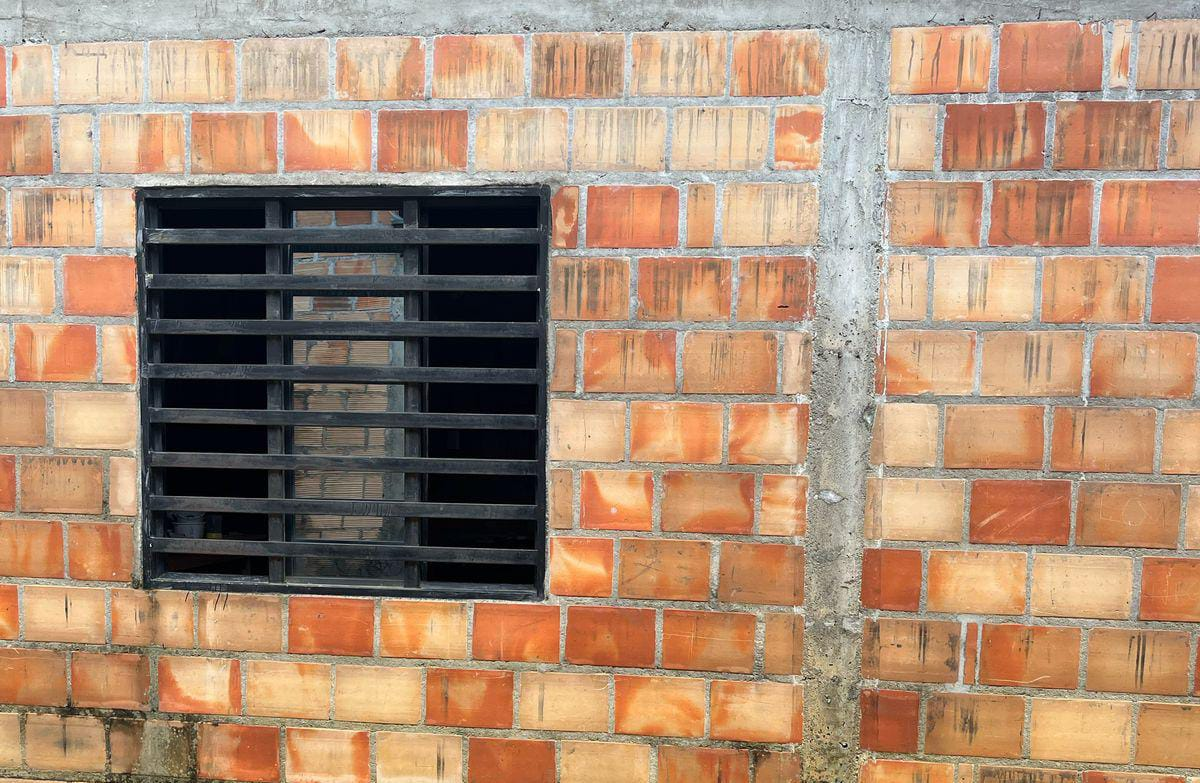
#> input picture dataset/ventana/WhatsApp Image 2025-04-20 at 8.26.49 PM (1).jpeg, 1200 x 783 px; its folder holds 4 pictures in this run
$ python 01_entrenar_modelo.py
#> lines starting #> are read from the running program, lines starting #| are printed output that depends on the picture
import os
import cv2
import numpy as np
from skimage.feature import hog
from sklearn.svm import LinearSVC
from sklearn.model_selection import train_test_split
from sklearn.metrics import classification_report, accuracy_score
import joblib

# === CONFIGURACIÓN ===
ventana_dir = "dataset/ventana"
no_ventana_dir = "dataset/no_ventana"
img_size = (128, 128)  # redimensionar imágenes

def load_images_from_folder(folder, label):
#> called with folder = 'dataset/ventana', label = 1
    features = []
    labels = []
    for filename in os.listdir(folder):
        path = os.path.join(folder, filename)
        img = cv2.imread(path, cv2.IMREAD_GRAYSCALE)
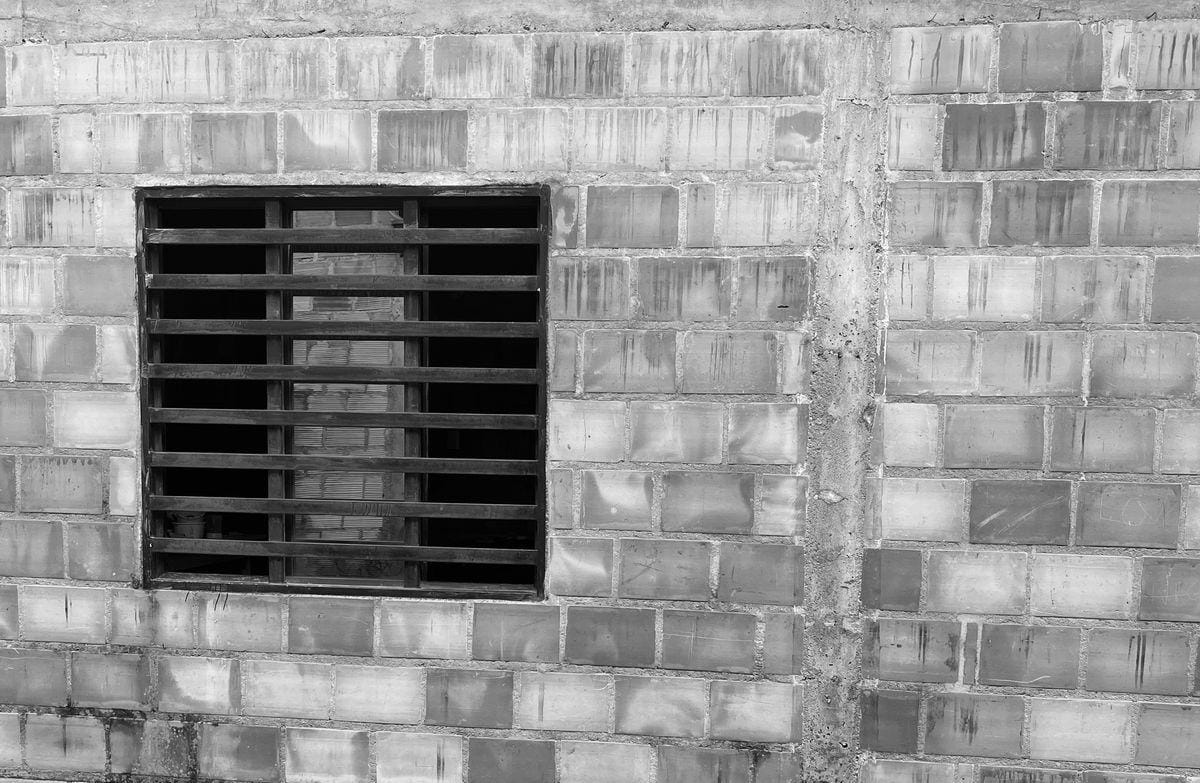
#> img: shape (783, 1200); min 0, max 255, mean 147.8
        if img is not None:
            img = cv2.resize(img, img_size)
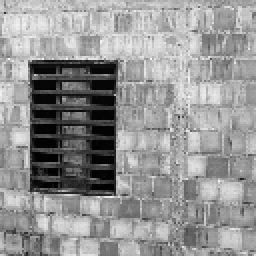
#> img: shape (128, 128) (shown 2 times larger); min 0, max 252, mean 147.8
            hog_feat = hog(img,
                           orientations=9,
                           pixels_per_cell=(8, 8),
                           cells_per_block=(2, 2),
                           block_norm='L2-Hys',
                           transform_sqrt=True)
#> hog_feat = 8100 values, max 0.503 at index 1210, min 0 at index 1643, mean 0.144
            features.append(hog_feat)
            labels.append(label)
#> pass 2 of the loop in load_images_from_folder, `for filename in os.listdir(folder):`:
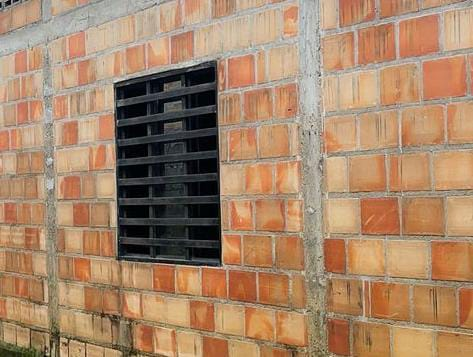
#> input picture dataset/ventana/WhatsApp Image 2025-04-20 at 8.26.49 PM (2).jpeg, 473 x 357 px
#> in load_images_from_folder, `img = cv2.imread(path, cv2.IMREAD_GRAYSCALE)`:
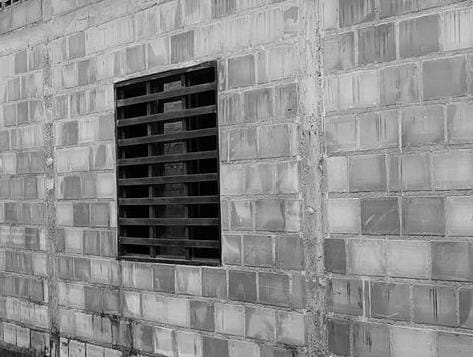
#> img: shape (357, 473); min 0, max 237, mean 140.3
#> in load_images_from_folder, `img = cv2.resize(img, img_size)`:
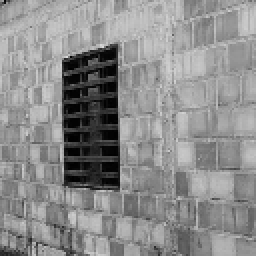
#> img: shape (128, 128) (shown 2 times larger); min 0, max 219, mean 140.3
#> hog_feat = 8100 values, max 0.438 at index 3861, min 0 at index 6, mean 0.145
#> pass 3 of the loop in load_images_from_folder, `for filename in os.listdir(folder):`:
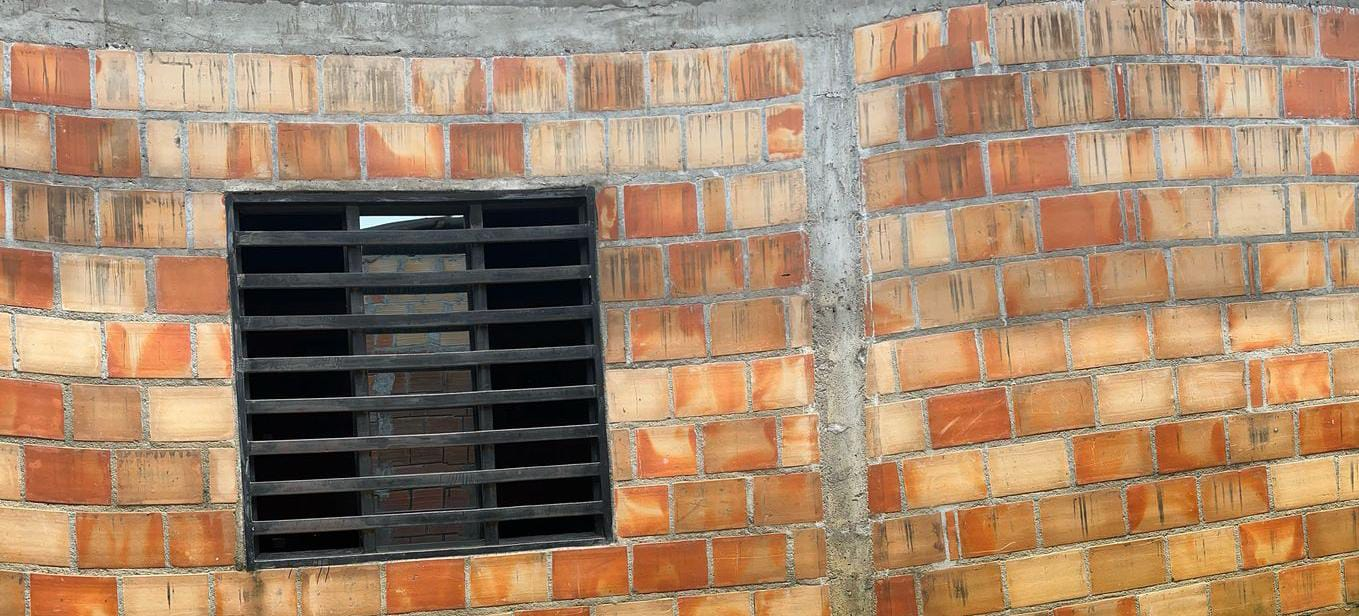
#> input picture dataset/ventana/WhatsApp Image 2025-04-20 at 8.26.49 PM (3).jpeg, 1359 x 616 px
#> in load_images_from_folder, `img = cv2.imread(path, cv2.IMREAD_GRAYSCALE)`:
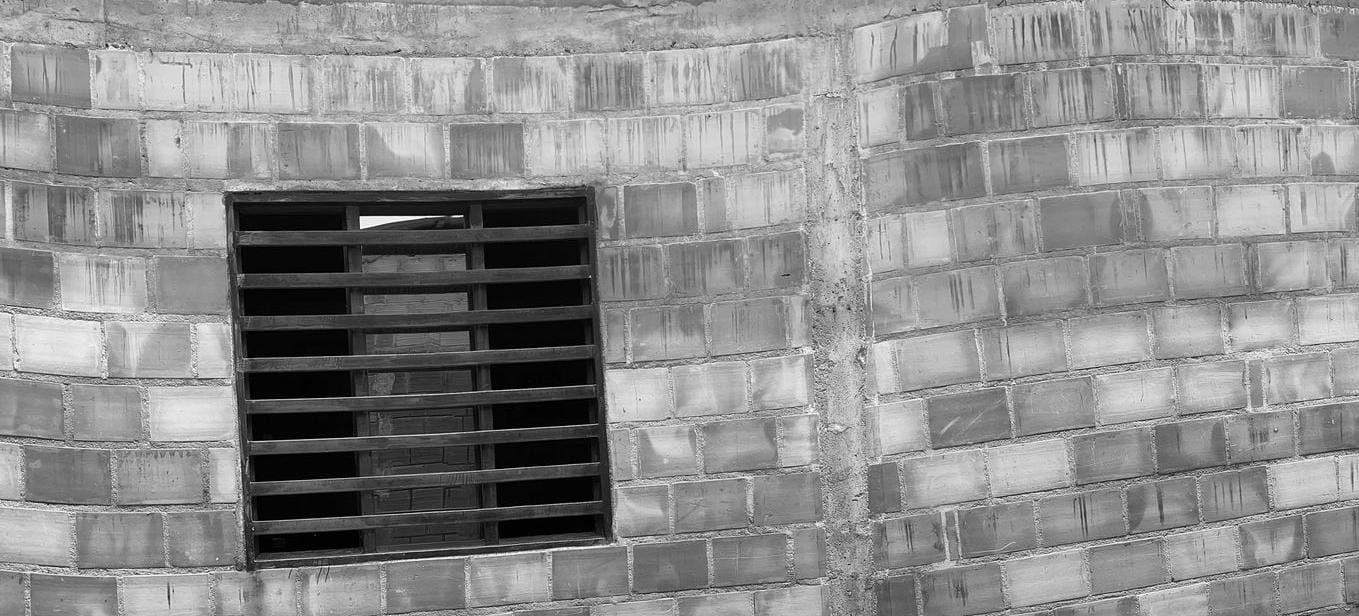
#> img: shape (616, 1359); min 0, max 255, mean 140.4
#> in load_images_from_folder, `img = cv2.resize(img, img_size)`:
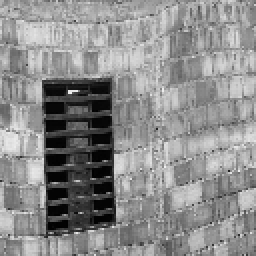
#> img: shape (128, 128) (shown 2 times larger); min 0, max 240, mean 140.3
#> hog_feat = 8100 values, max 0.414 at index 4972, min 0 at index 355, mean 0.145
#> the loop made 4 passes; the first 3 are shown
    return features, labels

# Cargar datos
X_ventana, y_ventana = load_images_from_folder(ventana_dir, 1)
X_no_ventana, y_no_ventana = load_images_from_folder(no_ventana_dir, 0)
#> (the run stopped early here; a loop or call above may not have finished)
